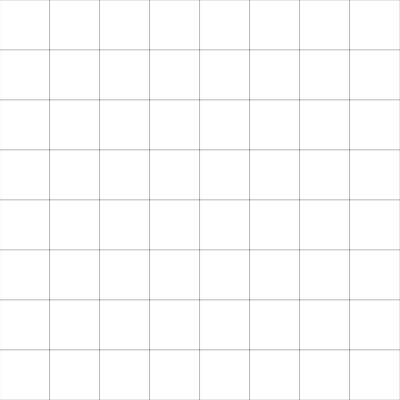
Frame 1 (no input)
Frame 60 (no input): identical to frame 1, image omitted
Frame 120 (the mouse pressed at the canvas centre since frame 60): identical to frame 1, image omitted

The p5.js sketch that drew this single still picture (run headless with seeded random() and noise() and a simulated clock; from frame 60 on, the mouse is pressed at the canvas centre):

// p5.js sketch
// ── sketch.js

function setup() {
    createCanvas(400, 400)
    strokeWeight(0.2)
}

function draw() {
    drawGrid()
}

function drawGrid() {
    let y = 0;

    while ( y < height) {
        for ( let x = 0 ; x < width ; x += 50) {
            square(x, y, 50)
        }
        y += 50
    }
}
